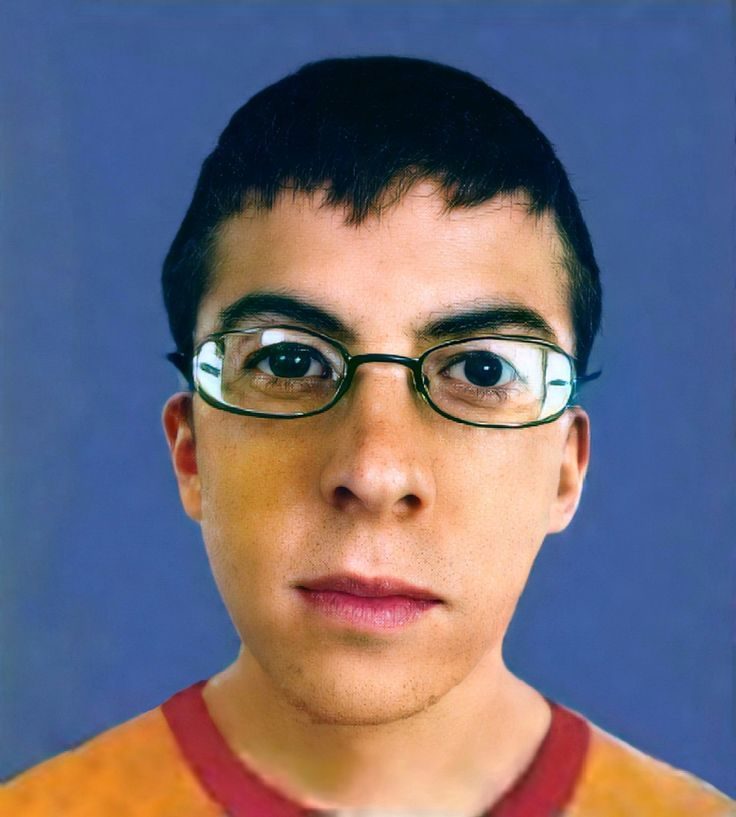
#> input picture lab3/maclovin.jpg, 736 x 817 px
$ python main.py maclovin.jpg out.png 100 100
#> lines starting #> are read from the running program, lines starting #| are printed output that depends on the picture
### lab3/image_funcs.py
import cv2
import matplotlib.pyplot as plt
import numpy as np


def load_image(input_path: str) -> np.ndarray:
    """
    Loads the image in the specified path.

    :param input_path: Path to the input image file.
    :return: The loaded image as a NumPy array.
    """
    image = cv2.imread(input_path)
    if image is None:
        raise FileNotFoundError(f"Ошибка: не удалось загрузить изображение в: '{input_path}'.")
    return image


def display_image(title: str, image: np.ndarray) -> None:
    """
    Displays an image with a given title.

    :param title: str - Title for the display window.
    :param image: numpy.ndarray - The image to be displayed.
    :return: None
    """
    try:
        plt.figure(figsize=(8, 8))
        plt.title(title)
        plt.axis("off")
        plt.imshow(cv2.cvtColor(image, cv2.COLOR_BGR2RGB))
        plt.show()
    except Exception as e:
        raise RuntimeError(f"Не удалось вывести изображение  '{title}'") from e


def resize_image(image: np.ndarray, width: int, height: int) -> np.ndarray:
    """
    Resizes an image to the specified width and height.

    :param image: The image to resize.
    :param width: New width of the image.
    :param height: New height of the image.
    :return: The resized image.
    """
    try:
        resized_image = cv2.resize(image, (width, height))
        return resized_image
    except Exception as e:
        raise ValueError(f"Не удалось поменять разрешение изображение на {width}x{height}") from e


def save_image(output_path: str, image: np.ndarray) -> None:
    """
    Saves the image to the specified output path.

    :param output_path: Path to save the output image.
    :param image: The image to save.
    """
    success = cv2.imwrite(output_path, image)
    if not success:
        raise IOError(f"Не удалось сохранить изображение в '{output_path}'.")

### lab3/hist.py
import cv2
import matplotlib.pyplot as plt
import numpy as np


def create_hist(image: np.ndarray) -> tuple[np.ndarray, np.ndarray, np.ndarray]:
    """
    Generates histograms for each color channel in the image.

    :param image: The image for which the histograms are calculated.
    :return: Tuple of histograms for blue, green, and red channels.
    """
    try:
        hist_b = cv2.calcHist([image], [0], None, [256], [0, 256])
        hist_g = cv2.calcHist([image], [1], None, [256], [0, 256])
        hist_r = cv2.calcHist([image], [2], None, [256], [0, 256])
        return hist_b, hist_g, hist_r
    except Exception as e:
        raise RuntimeError(f"Не удалось создать гистограмму") from e


def display_hist(hist_b: np.ndarray, hist_g: np.ndarray, hist_r: np.ndarray) -> None:
    """
    Displays the histogram for each color channel.

    :param hist_b: Histogram for the blue channel.
    :param hist_g: Histogram for the green channel.
    :param hist_r: Histogram for the red channel.
    """
    try:
        plt.figure(figsize=(10, 5))
        plt.title("Гистограмма цветовых каналов")
        plt.xlabel("Интенсивность")
        plt.ylabel("Частота")

        plt.plot(hist_b, color='b', label='Синий')
        plt.plot(hist_g, color='g', label='Зелёный')
        plt.plot(hist_r, color='r', label='Красный')
        plt.xlim([0, 256])
        plt.legend()
        plt.show()
    except Exception as e:
        raise RuntimeError(f"Не удалось вывести гистограмму") from e

### lab3/parser.py
import argparse
import os

def parse_arguments() -> argparse.Namespace:
    """
    Parses command-line arguments for image processing parameters.

    :return: Parsed command-line arguments containing input_path, output_path, width, and height.
    """

    parser = argparse.ArgumentParser()
    parser.add_argument('input_path', type=str, help="Путь к исходному изображению.")
    parser.add_argument('output_path', type=str, help="Путь для сохранения результата.")
    parser.add_argument('width', type=int, help="Новая ширина изображения.")
    parser.add_argument('height', type=int, help="Новая высота изображения.")
    args = parser.parse_args()

    args = parser.parse_args()
    if not os.path.isfile(args.input_path):
        raise FileNotFoundError(f"Ошибка: файл '{args.input_path}' не найден.")

    if args.width <= 0 or args.height <= 0:
        raise ValueError("Ошибка: параметры width и height должны быть целыми положительными числами.")

    return args

### lab3/main.py
from hist import create_hist
from hist import display_hist
from image_funcs import display_image
from image_funcs import load_image
from image_funcs import resize_image
from image_funcs import save_image
from parser import parse_arguments


def main():
    try:
        args = parse_arguments()
        image = load_image(args.input_path)
#> in load_image, image is the input picture: shape (817, 736, 3); mean B, G, R 121.1, 106.5, 111.8

        hist_b, hist_g, hist_r = create_hist(image)
#> in create_hist, `hist_b = cv2.calcHist([image], [0], None, [256], [0, 256])`: hist_b = 256 values, max 31149 at index 149, min 36 at index 225, mean 2348.9
#> in create_hist, `hist_g = cv2.calcHist([image], [1], None, [256], [0, 256])`: hist_g = 256 values, max 59654 at index 93, min 4 at index 2, mean 2348.9
#> in create_hist, `hist_r = cv2.calcHist([image], [2], None, [256], [0, 256])`: hist_r = 256 values, max 57842 at index 63, min 243 at index 87, mean 2348.9
        display_hist(hist_b, hist_g, hist_r)
#> in display_hist, `plt.show()`:
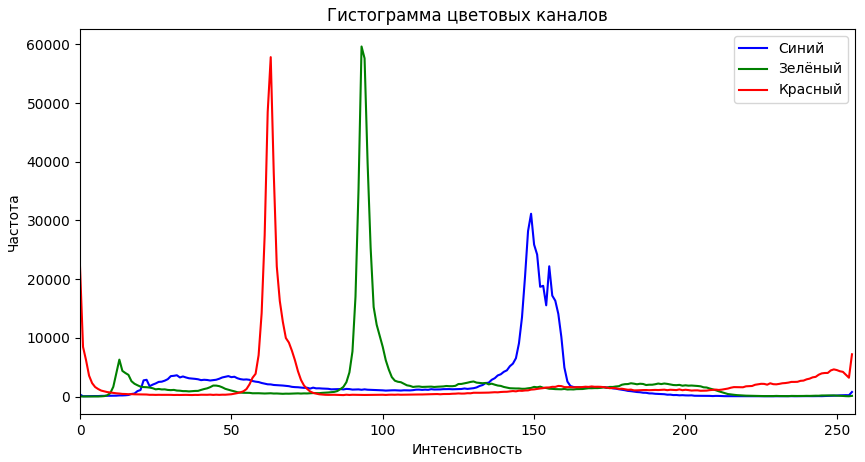
#> figure drawn by matplotlib, 1 panel; curve peaks at x = 149, y = 31149; curve peaks at x = 93, y = 59654; curve peaks at x = 63, y = 57842

        display_image("Исходное изображение", image)
        resized_image = resize_image(image, args.width, args.height)
#> in resize_image, `resized_image = cv2.resize(image, (width, height))`:
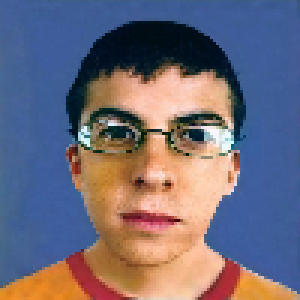
#> resized_image: shape (100, 100, 3) (shown 3 times larger); mean B, G, R 121.1, 106.5, 111.8
        display_image("Измененное изображение", resized_image)

        save_image(args.output_path, resized_image)
    except Exception as e:
        print(f"Найдена ошибка: {e}")


if __name__ == "__main__":
    main()
